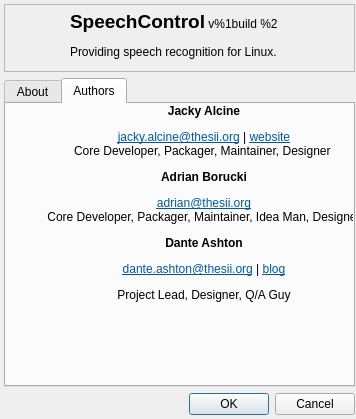
<?xml version="1.0" encoding="UTF-8"?>
<ui version="4.0">
 <class>AboutDialog</class>
 <widget class="QDialog" name="AboutDialog">
  <property name="geometry">
   <rect>
    <x>0</x>
    <y>0</y>
    <width>356</width>
    <height>419</height>
   </rect>
  </property>
  <property name="windowTitle">
   <string>Speech Control</string>
  </property>
  <widget class="QWidget" name="verticalLayoutWidget">
   <property name="geometry">
    <rect>
     <x>4</x>
     <y>4</y>
     <width>351</width>
     <height>411</height>
    </rect>
   </property>
   <layout class="QVBoxLayout" name="verticalLayout">
    <item>
     <widget class="QFrame" name="frame">
      <property name="minimumSize">
       <size>
        <width>0</width>
        <height>68</height>
       </size>
      </property>
      <property name="maximumSize">
       <size>
        <width>16777215</width>
        <height>68</height>
       </size>
      </property>
      <property name="frameShape">
       <enum>QFrame::StyledPanel</enum>
      </property>
      <property name="frameShadow">
       <enum>QFrame::Sunken</enum>
      </property>
      <widget class="QWidget" name="horizontalLayoutWidget">
       <property name="geometry">
        <rect>
         <x>4</x>
         <y>0</y>
         <width>341</width>
         <height>61</height>
        </rect>
       </property>
       <layout class="QHBoxLayout" name="horizontalLayout">
        <item>
         <widget class="QLabel" name="lblIcon">
          <property name="minimumSize">
           <size>
            <width>56</width>
            <height>56</height>
           </size>
          </property>
          <property name="maximumSize">
           <size>
            <width>56</width>
            <height>56</height>
           </size>
          </property>
          <property name="text">
           <string/>
          </property>
          <property name="pixmap">
           <pixmap resource="../res.qrc">:/logo/sc-large</pixmap>
          </property>
          <property name="scaledContents">
           <bool>true</bool>
          </property>
         </widget>
        </item>
        <item>
         <widget class="QLabel" name="lblHeader">
          <property name="text">
           <string>&lt;html&gt;&lt;head/&gt;&lt;body&gt;&lt;p&gt;&lt;span style=&quot; font-size:14pt; font-weight:600;&quot;&gt;SpeechControl&lt;/span&gt; v%1build %2&lt;/p&gt;&lt;p&gt;Providing speech recognition for Linux.&lt;/p&gt;&lt;/body&gt;&lt;/html&gt;</string>
          </property>
         </widget>
        </item>
       </layout>
      </widget>
     </widget>
    </item>
    <item>
     <widget class="QTabWidget" name="tabWidget">
      <property name="currentIndex">
       <number>1</number>
      </property>
      <widget class="QWidget" name="tabAbout">
       <attribute name="title">
        <string>About</string>
       </attribute>
       <widget class="QWidget" name="verticalLayoutWidget_2">
        <property name="geometry">
         <rect>
          <x>0</x>
          <y>0</y>
          <width>341</width>
          <height>271</height>
         </rect>
        </property>
        <layout class="QVBoxLayout" name="layoutAbout">
         <item>
          <widget class="QLabel" name="label">
           <property name="text">
            <string>&lt;html&gt;&lt;head/&gt;&lt;body&gt;&lt;p&gt;©2010 - 2012 by the &lt;a href=&quot;http://www.thesii.org&quot;&gt;&lt;span style=&quot; text-decoration: underline; color:#0057ae;&quot;&gt;Synthetic Intellect Institute&lt;/span&gt;&lt;/a&gt;&lt;img src=&quot;:/logo/sii&quot; width=&quot;96&quot; height=&quot;96&quot; style=&quot;float: right;&quot;/&gt;&lt;br/&gt;&lt;a href=&quot;http://wiki.thesii.org/SpeechControl&quot;&gt;&lt;span style=&quot; text-decoration: underline; color:#0057ae;&quot;&gt;http://wiki.thesii.org/SpeechControl&lt;/span&gt;&lt;/a&gt;&lt;br/&gt;&lt;a href=&quot;irc://irc.freenode.net/sii-speechcontrol&quot;&gt;&lt;span style=&quot; text-decoration: underline; color:#0057ae;&quot;&gt;#sii-speechcontrol&lt;/span&gt;&lt;/a&gt; on &lt;a href=&quot;http://www.freenode.net&quot;&gt;&lt;span style=&quot; text-decoration: underline; color:#0057ae;&quot;&gt;Freenode&lt;/span&gt;&lt;/a&gt; and &lt;a href=&quot;irc://irc.thesii.org/dev&quot;&gt;&lt;span style=&quot; text-
decoration: underline; color:#0057ae;&quot;&gt;#dev&lt;/span&gt;&lt;/a&gt; on irc@sii.&lt;br/&gt;&lt;br/&gt;SpeechControl is licensed under &lt;a href=&quot;http://www.gnu.org/licenses/gpl-3.0.txt&quot;&gt;&lt;span style=&quot; text-decoration: underline; color:#0057ae;&quot;&gt;GPLv3&lt;/span&gt;&lt;/a&gt;.&lt;br/&gt;Please use &lt;a href=&quot;http://tasks.thesii.org?enter_bug.cgi?product=speechcontrol&quot;&gt;&lt;span style=&quot; text-decoration: underline; color:#0057ae;&quot;&gt;bugs@thesii&lt;/span&gt;&lt;/a&gt; to report bugs. &lt;/p&gt;&lt;p&gt;&lt;br/&gt;&lt;/p&gt;&lt;p&gt;&lt;span style=&quot; font-weight:600;&quot;&gt;One Vision. One Purpose.&lt;br/&gt;We Are The SII.&lt;/span&gt;&lt;/p&gt;&lt;/body&gt;&lt;/html&gt;</string>
           </property>
           <property name="scaledContents">
            <bool>true</bool>
           </property>
           <property name="alignment">
            <set>Qt::AlignLeading|Qt::AlignLeft|Qt::AlignTop</set>
           </property>
           <property name="wordWrap">
            <bool>true</bool>
           </property>
           <property name="margin">
            <number>10</number>
           </property>
           <property name="openExternalLinks">
            <bool>true</bool>
           </property>
          </widget>
         </item>
        </layout>
       </widget>
      </widget>
      <widget class="QWidget" name="tabAuthors">
       <attribute name="title">
        <string>Authors</string>
       </attribute>
       <widget class="QWidget" name="verticalLayoutWidget_3">
        <property name="geometry">
         <rect>
          <x>0</x>
          <y>0</y>
          <width>396</width>
          <height>324</height>
         </rect>
        </property>
        <layout class="QVBoxLayout" name="layoutAuthors">
         <item>
          <widget class="QLabel" name="label_2">
           <property name="text">
            <string>&lt;html&gt;&lt;head/&gt;&lt;body&gt;&lt;p&gt;&lt;span style=&quot; font-weight:600;&quot;&gt;Jacky Alcine&lt;/span&gt;&lt;/p&gt;&lt;p&gt;&lt;a href=&quot;mailto:jacky.alcine@thesii.org&quot;&gt;&lt;span style=&quot; text-decoration: underline; color:#0057ae;&quot;&gt;jacky.alcine@thesii.org&lt;/span&gt;&lt;/a&gt; | &lt;a href=&quot;http://jackyalcine.co.cc&quot;&gt;&lt;span style=&quot; text-decoration: underline; color:#0057ae;&quot;&gt;website&lt;/span&gt;&lt;/a&gt;&lt;br/&gt;Core Developer, Packager, Maintainer, Designer &lt;/p&gt;&lt;p&gt;&lt;span style=&quot; font-weight:600;&quot;&gt;Adrian Borucki&lt;/span&gt;&lt;/p&gt;&lt;p&gt;&lt;a href=&quot;mailto:adrian@thesii.org&quot;&gt;&lt;span style=&quot; text-decoration: underline; color:#0057ae;&quot;&gt;adrian@thesii.org&lt;/span&gt;&lt;/a&gt;&lt;br/&gt;Core Developer, Packager, Maintainer, Idea Man, Designer&lt;/p&gt;&lt;p&gt;&lt;span style=&quot; font-weight:600;&quot;&lt;p&gt;&lt;span style=&quot; font-weight:600;&quot;&gt;Dante Ashton&lt;/span&gt;&lt;/p&gt;&lt;p&gt;&lt;a href=&quot;mailto:dante.ashton@thesii.org&quot;&gt;&lt;span style=&quot; text-decoration: underline; color:#0057ae;&quot;&gt;dante.ashton@thesii.org&lt;/span&gt;&lt;/a&gt; | &lt;a href=&quot;http://livingwithmachines.wordpress.com&quot;&gt;&lt;span style=&quot; text-
decoration: underline; color:#0057ae;&quot;&gt;blog&lt;/span&gt;&lt;/a&gt;&lt;/p&gt;&lt;p&gt;Project Lead, Designer, Q/A Guy&lt;/p&gt;&lt;/body&gt;&lt;/html&gt;</string>
           </property>
           <property name="alignment">
            <set>Qt::AlignHCenter|Qt::AlignTop</set>
           </property>
           <property name="margin">
            <number>5</number>
           </property>
          </widget>
         </item>
        </layout>
       </widget>
      </widget>
     </widget>
    </item>
    <item>
     <widget class="QDialogButtonBox" name="buttonBox">
      <property name="standardButtons">
       <set>QDialogButtonBox::Cancel|QDialogButtonBox::Ok</set>
      </property>
     </widget>
    </item>
   </layout>
  </widget>
 </widget>
 <resources>
  <include location="../res.qrc"/>
 </resources>
 <connections>
  <connection>
   <sender>buttonBox</sender>
   <signal>accepted()</signal>
   <receiver>AboutDialog</receiver>
   <slot>accept()</slot>
   <hints>
    <hint type="sourcelabel">
     <x>165</x>
     <y>344</y>
    </hint>
    <hint type="destinationlabel">
     <x>161</x>
     <y>180</y>
    </hint>
   </hints>
  </connection>
  <connection>
   <sender>buttonBox</sender>
   <signal>rejected()</signal>
   <receiver>AboutDialog</receiver>
   <slot>reject()</slot>
   <hints>
    <hint type="sourcelabel">
     <x>165</x>
     <y>344</y>
    </hint>
    <hint type="destinationlabel">
     <x>161</x>
     <y>180</y>
    </hint>
   </hints>
  </connection>
 </connections>
</ui>
